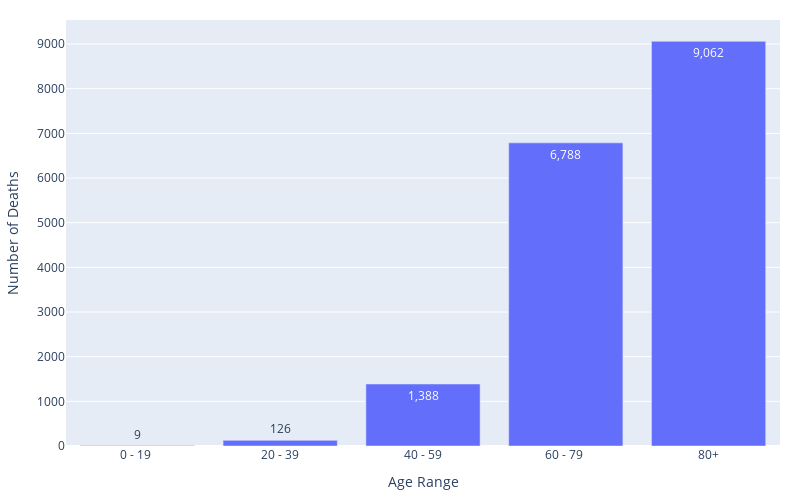

Source (notebook cell):
### Markdown cell above
# NHS Age Range - Total Confirmed Deaths

### Code cell
x = nhs_age['Age Group'].drop(0)
y = nhs_age['Total'].drop(0)

# Use textposition='auto' for direct text
fig = go.Figure(data=[go.Bar(
            x=x, y=y,
            text=y,
            textposition='auto',
    #marker_color='indianred'
        )])

fig.update_layout(
        xaxis_title="Age Range",
        yaxis_title="Number of Deaths",
        margin=dict(l=20, r=20, t=20, b=20),
        height=500,
        width=800)

fig.show()

### Figure 1 — Plotly figure (JSON) as saved in the notebook; plotly's stock layout.template omitted (floating-point values rounded to 4 significant figures)
{"data": [{"text": ["9", "126", "1,388", "6,788", "9,062", null], "textposition": "auto", "type": "bar", "x": ["0 - 19 ", "20 - 39", "40 - 59", "60 - 79 ", "80+", null], "y": ["9", "126", "1,388", "6,788", "9,062", null]}], "layout": {"height": 500, "margin": {"b": 20, "l": 20, "r": 20, "t": 20}, "width": 800, "xaxis": {"title": {"text": "Age Range"}}, "yaxis": {"title": {"text": "Number of Deaths"}}}}
